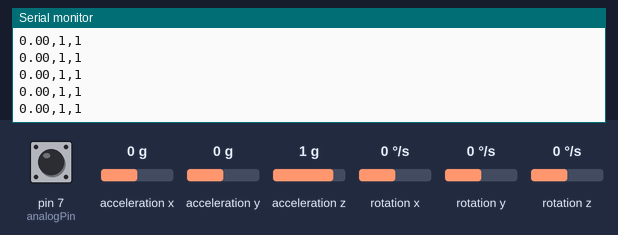
A sketch run on a simulated Arduino Uno, built with avr-gcc and run on an emulated ATmega328P. On the bench: the last lines printed to the serial monitor. The test bench sets the inputs (shaded band); at power-on: acceleration y 0 g, pin 7 (analogPin) HIGH, acceleration x 0 g, acceleration z 1 g, rotation x 0 °/s, rotation y 0 °/s, rotation z 0 °/s.

Above: at 1.2 s.
1.3 s: acceleration y set to -1.4 g
At 1.9 s:
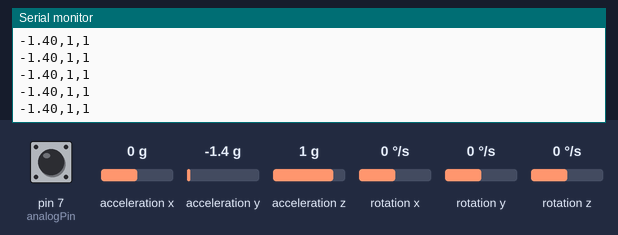
4.3 s: acceleration y set to 0 g
At 5.4 s:
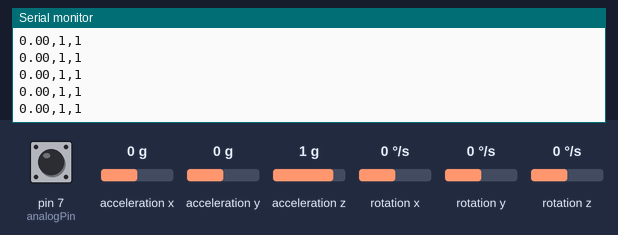
7.3 s: acceleration y set to -0.8 g
At 8.0 s:
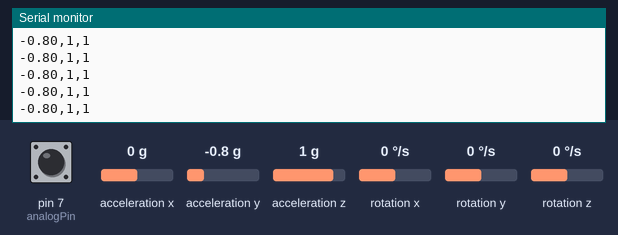
10.3 s: acceleration y set to 0.8 g
At 11.2 s:
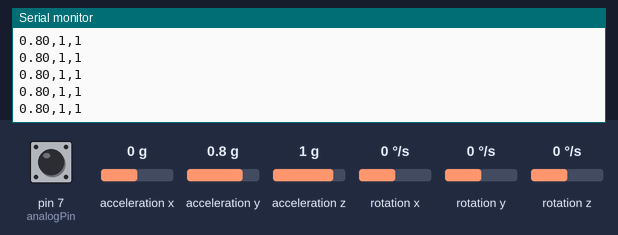
13.3 s: pin 7 (analogPin) pulled LOW for 0.15 s
At 14.4 s:
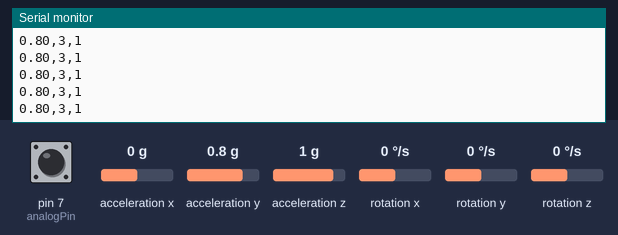
16.4 s: pin 7 (analogPin) pulled LOW for 1 s
At 17.5 s:
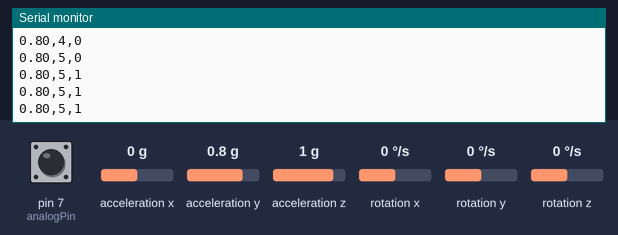
Timing chart, 0 to 19.4 s (numbered marks = the images above; inputs shaded):
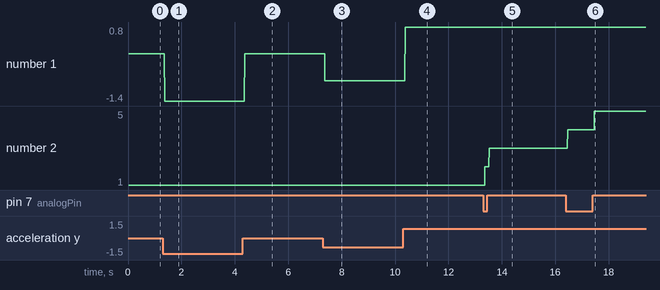

Measured:
- after the input at 1.3 s, the serial monitor: prints a new line after 0.07 s (image 1)
- after the input at 7.3 s, the serial monitor: prints a new line after 0.08 s (image 3)
- after the input at 10.3 s, the serial monitor: prints a new line after 0.07 s (image 4)
- after the input at 13.3 s, the serial monitor: prints a new line after 0.07 s (image 5)
- after the input at 16.4 s, the serial monitor: prints a new line after 0.07 s (image 6)
- plotted number 1: 0 → -1.4 after the input at 1.3 s, 0 → -0.8 after the input at 7.3 s, -0.8 → 0.8 after the input at 10.3 s
- plotted number 2: 1 → 3 after the input at 13.3 s, 3 → 5 after the input at 16.4 s

The sketch:

mux_1214.ino
```cpp
#include <Wire.h> // Must include Wire library for I2C
#include <SparkFun_MMA8452Q.h> // Includes the SFE_MMA8452Q library

// Begin using the library by creating an instance of the MMA8452Q
//  class. We'll call it "accel". That's what we'll reference from
//  here on out.
MMA8452Q accel;

// The setup function simply starts serial and initializes the
//  accelerometer.


int s0 = 2;     // pin number connected to pin S0 of the 4051
int s1 = 3;     // pin number connected to pin S1 of the 4051

int encoderPos = 0;     // encoder position
int lastPos = 0;        // keep track of last position
int stateA=LOW;
int stateB=LOW;
int analogPin = 7;  // pin number connected to the multiplexer's z pin

float location = 0;
int button = 0;


void setup()
{
  pinMode(s0, OUTPUT);    // s0
  pinMode(s1, OUTPUT);    // s1
  Serial.begin(9600);
  Serial.println("MMA8452Q Test Code!");
  pinMode(analogPin, INPUT_PULLUP);
  accel.init();


}

// The loop function will simply check for new data from the
//  accelerometer and print it out if it's available.
void loop()
{
  displayButton();

  if (accel.available())
  {

    accel.read();
    location = accel.cy;
//    printCalculatedAccels();
//    printOrientation();
//    Serial.println();
  }

   encoderStep();
//   displayStep();
   delay(1);

  String aim = "";

  aim = String(location)+ "," + String(encoderPos) +"," + String(button);
  Serial.println(aim);

}

// The function demonstrates how to use the accel.x, accel.y and
//  accel.z variables.
// Before using these variables you must call the accel.read()
//  function!
void printAccels()
{
  Serial.print(accel.x, 3);
  Serial.print("\t");
  Serial.print(accel.y, 3);
  Serial.print("\t");
  Serial.print(accel.z, 3);
  Serial.print("\t");
}

// This function demonstrates how to use the accel.cx, accel.cy,
//  and accel.cz variables.
// Before using these variables you must call the accel.read()
//  function!
void printCalculatedAccels()
{
  Serial.print(accel.cx, 3);
  Serial.print("\t");
  Serial.print(accel.cy, 3);
  Serial.print("\t");
  Serial.print(accel.cz, 3);
  Serial.print("\t");
}

// This function demonstrates how to use the accel.readPL()
// function, which reads the portrait/landscape status of the
// sensor.
void printOrientation()
{
//   accel.readPL() will return a byte containing information
//   about the orientation of the sensor. It will be either
//   PORTRAIT_U, PORTRAIT_D, LANDSCAPE_R, LANDSCAPE_L, or
//   LOCKOUT.
  byte pl = accel.readPL();
  switch (pl)
  {
  case PORTRAIT_U:
    Serial.print("Portrait Up");
    break;
  case PORTRAIT_D:
    Serial.print("Portrait Down");
    break;
  case LANDSCAPE_R:
    Serial.print("Landscape Right");
    break;
  case LANDSCAPE_L:
    Serial.print("Landscape Left");
    break;
  case LOCKOUT:
    Serial.print("Flat");
    break;
  }
}


void encoderStep(){

   int readingA,readingB;

    digitalWrite(s0, LOW);
    digitalWrite(s1, HIGH);

   readingA = digitalRead(analogPin);

    digitalWrite(s0, HIGH);
    digitalWrite(s1, LOW);

   readingB= digitalRead(analogPin);


   //readingA = digitalRead(pinA);
   //readingB = digitalRead(pinB);
   if (stateA!=readingA) {  //state has changed->tick
     if (readingA==readingB)    //CW
          ++encoderPos;
      else
          --encoderPos;         //CCW
    }
   /*if (stateB!=readingB) { //state has changed->tick
      if (readingA==readingB)   //CCW
          --encoderPos;
      else
          ++encoderPos;         //CW
   }*/
   stateA = readingA;   //update state to current reading
   stateB = readingB;

}

void displayStep() {
  if (encoderPos != lastPos) {    //position has changed
//    Serial.write(255);
//    Serial.println(encoderPos); //send new position
  }
  lastPos=encoderPos;           //store current position
}


void displayButton(){
  int buttonread;
   digitalWrite(s0, LOW);
   digitalWrite(s1, LOW);
   buttonread= digitalRead(analogPin);
   button = buttonread;
//  Serial.println(buttonread);
}
```
